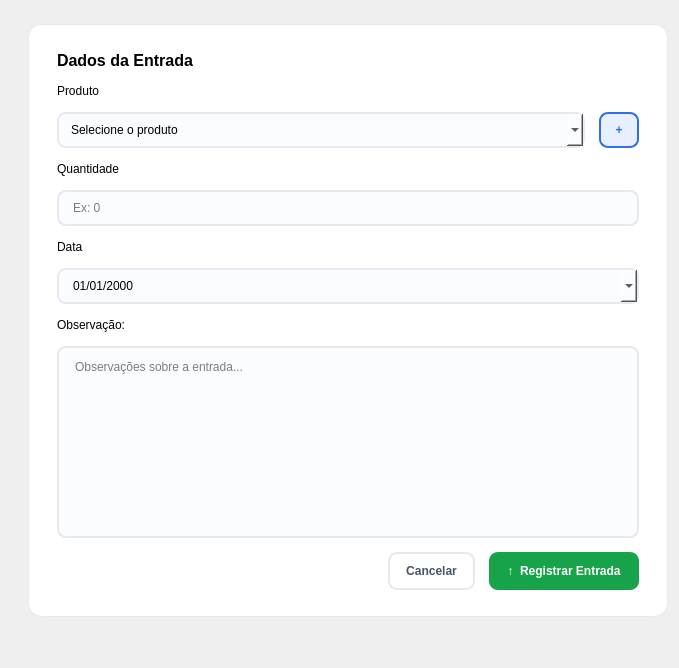
         <widget class="QWidget" name="page_entrada">
          <layout class="QVBoxLayout" name="entradaPageLayout">
           <property name="leftMargin">
            <number>28</number>
           </property>
           <property name="topMargin">
            <number>24</number>
           </property>
           <item>
            <widget class="QFrame" name="entradaFormFrame">
             <property name="minimumSize">
              <size>
               <width>640</width>
               <height>0</height>
              </size>
             </property>
             <property name="maximumSize">
              <size>
               <width>640</width>
               <height>16777215</height>
              </size>
             </property>
             <property name="styleSheet">
              <string notr="true">QFrame#entradaFormFrame { background-color: #ffffff; border: 1px solid #e6e9f0; border-radius: 14px; }
QLineEdit, QComboBox, QTextEdit {
  border: 1.5px solid #e6e9f0; border-radius: 9px; padding: 8px 12px; background-color: #fbfcfe;
}
QLineEdit:focus, QComboBox:focus, QTextEdit:focus { border: 1.5px solid #2f6fed; background-color: #ffffff; }</string>
             </property>
             <layout class="QVBoxLayout" name="entradaFormLayout">
              <property name="leftMargin">
               <number>28</number>
              </property>
              <property name="topMargin">
               <number>26</number>
              </property>
              <property name="rightMargin">
               <number>28</number>
              </property>
              <property name="bottomMargin">
               <number>26</number>
              </property>
              <property name="spacing">
               <number>14</number>
              </property>
              <item>
               <widget class="QLabel" name="entradaFormTitle">
                <property name="styleSheet">
                 <string notr="true">font-size: 12pt; font-weight: bold;</string>
                </property>
                <property name="text">
                 <string>Dados da Entrada</string>
                </property>
               </widget>
              </item>
              <item>
               <widget class="QLabel" name="produtoEntradaLabel">
                <property name="text">
                 <string>Produto</string>
                </property>
               </widget>
              </item>
              <item>
               <layout class="QHBoxLayout" name="produtoEntradaRow">
                <item>
                 <widget class="QComboBox" name="produtoEntradaComboBox">
                  <item>
                   <property name="text">
                    <string>Selecione o produto</string>
                   </property>
                  </item>
                  <item>
                   <property name="text">
                    <string>Mouse Óptico USB</string>
                   </property>
                  </item>
                  <item>
                   <property name="text">
                    <string>Teclado USB</string>
                   </property>
                  </item>
                  <item>
                   <property name="text">
                    <string>Monitor 21.5"</string>
                   </property>
                  </item>
                 </widget>
                </item>
                <item>
                 <widget class="QPushButton" name="btnNovoProdutoEntrada">
                  <property name="minimumSize">
                   <size>
                    <width>40</width>
                    <height>36</height>
                   </size>
                  </property>
                  <property name="maximumSize">
                   <size>
                    <width>40</width>
                    <height>36</height>
                   </size>
                  </property>
                  <property name="cursor">
                   <cursorShape>PointingHandCursor</cursorShape>
                  </property>
                  <property name="styleSheet">
                   <string notr="true">QPushButton { background-color: #e8f0ff; color: #2f6fed; border: 1.5px solid #2f6fed; border-radius: 9px; font-weight: bold; }
QPushButton:hover { background-color: #d9e6ff; }</string>
                  </property>
                  <property name="text">
                   <string>+</string>
                  </property>
                 </widget>
                </item>
               </layout>
              </item>
              <item>
               <widget class="QLabel" name="qtdEntradaLabel">
                <property name="text">
                 <string>Quantidade</string>
                </property>
               </widget>
              </item>
              <item>
               <widget class="QLineEdit" name="qtdEntradaLineEdit">
                <property name="placeholderText">
                 <string>Ex: 0</string>
                </property>
               </widget>
              </item>
              <item>
               <widget class="QLabel" name="dataEntradaLabel">
                <property name="text">
                 <string>Data</string>
                </property>
               </widget>
              </item>
              <item>
               <widget class="QDateEdit" name="dataEntradaDateEdit">
                <property name="calendarPopup">
                 <bool>true</bool>
                </property>
                <property name="displayFormat">
                 <string>dd/MM/yyyy</string>
                </property>
                <property name="styleSheet">
                 <string notr="true">QDateEdit { border: 1.5px solid #e6e9f0; border-radius: 9px; padding: 8px 12px; background-color: #fbfcfe; }</string>
                </property>
               </widget>
              </item>
              <item>
               <widget class="QLabel" name="obsEntradaLabel">
                <property name="text">
                 <string>Observação:</string>
                </property>
               </widget>
              </item>
              <item>
               <widget class="QTextEdit" name="obsEntradaTextEdit">
                <property name="minimumSize">
                 <size>
                  <width>0</width>
                  <height>80</height>
                 </size>
                </property>
                <property name="placeholderText">
                 <string>Observações sobre a entrada...</string>
                </property>
               </widget>
              </item>
              <item>
               <layout class="QHBoxLayout" name="entradaActionsLayout">
                <item>
                 <spacer name="entradaActionsSpacer">
                  <property name="orientation">
                   <enum>Qt::Horizontal</enum>
                  </property>
                  <property name="sizeHint" stdset="0">
                   <size>
                    <width>40</width>
                    <height>20</height>
                   </size>
                  </property>
                 </spacer>
                </item>
                <item>
                 <widget class="QPushButton" name="btnCancelarEntrada">
                  <property name="minimumSize">
                   <size>
                    <width>0</width>
                    <height>38</height>
                   </size>
                  </property>
                  <property name="styleSheet">
                   <string notr="true">QPushButton { background-color: #ffffff; color: #475569; border: 1.5px solid #e6e9f0; border-radius: 9px; padding: 0 16px; font-weight: bold; }
QPushButton:hover { background-color: #f4f6fb; }</string>
                  </property>
                  <property name="text">
                   <string>Cancelar</string>
                  </property>
                 </widget>
                </item>
                <item>
                 <widget class="QPushButton" name="btnRegistrarEntrada">
                  <property name="minimumSize">
                   <size>
                    <width>0</width>
                    <height>38</height>
                   </size>
                  </property>
                  <property name="cursor">
                   <cursorShape>PointingHandCursor</cursorShape>
                  </property>
                  <property name="styleSheet">
                   <string notr="true">QPushButton { background-color: #16a34a; color: #ffffff; border: none; border-radius: 9px; padding: 0 18px; font-weight: bold; }
QPushButton:hover { background-color: #128040; }</string>
                  </property>
                  <property name="text">
                   <string>↑  Registrar Entrada</string>
                  </property>
                 </widget>
                </item>
               </layout>
              </item>
             </layout>
            </widget>
           </item>
           <item>
            <spacer name="entradaBottomSpacer">
             <property name="orientation">
              <enum>Qt::Vertical</enum>
             </property>
             <property name="sizeHint" stdset="0">
              <size>
               <width>20</width>
               <height>40</height>
              </size>
             </property>
            </spacer>
           </item>
          </layout>
         </widget>
